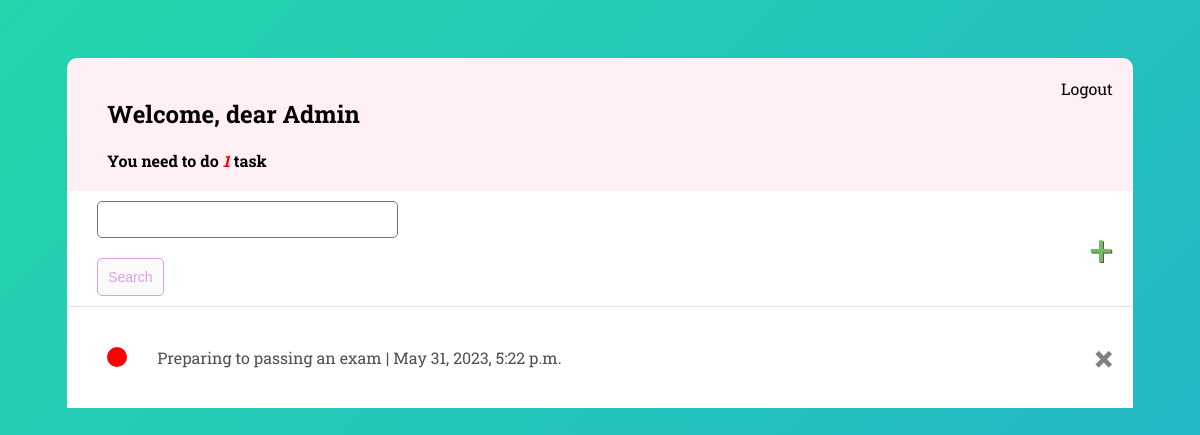
Before: / (signed in) with the older database file.
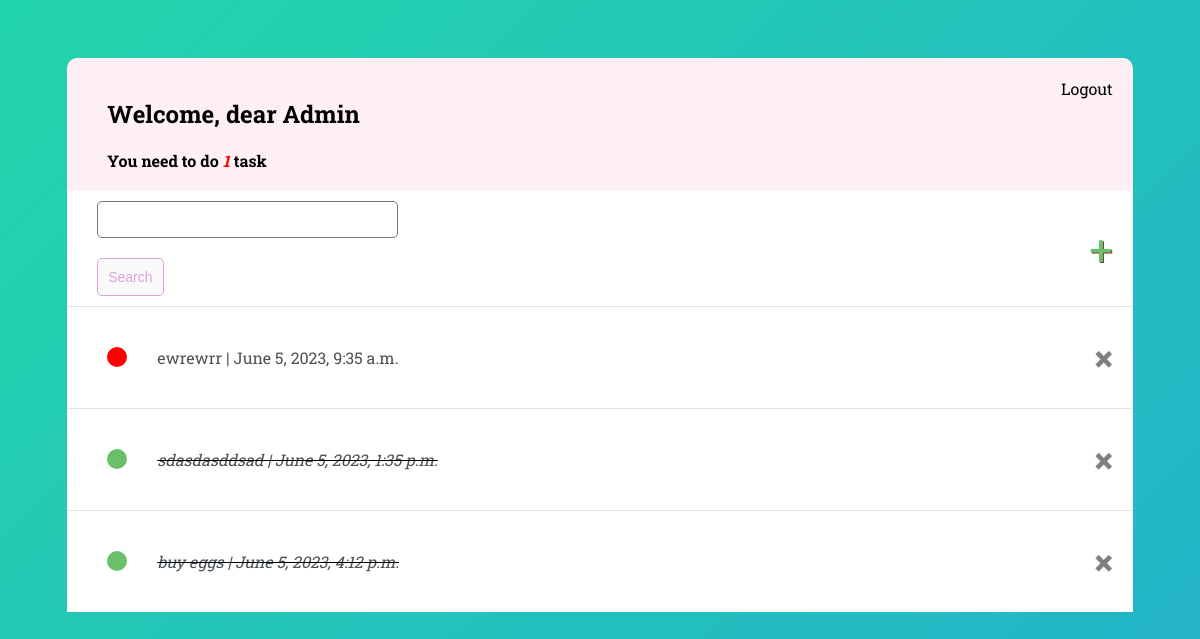
After: the same page with the newer database file.
### todo/models.py (models this page shows)
class Task(models.Model):
    username = models.ForeignKey(User, on_delete=models.CASCADE, null=True, blank=True)
    title = models.CharField(max_length=50)
    description = models.TextField(max_length=500, null=True, blank=True)
    finish = models.BooleanField(default=False)
    create = models.DateTimeField(auto_now_add=True)
    def __str__(self):
        return self.title
    class Meta:
        ordering = ['finish']

### todo/views.py (the view)
# urls.py: path('', TaskList.as_view(), name='tasks'),
class TaskList(LoginRequiredMixin, ListView):
    model = Task
    context_object_name = 'tasks'
    def get_context_data(self, **kwargs):
        context = super().get_context_data(**kwargs)
        context['tasks'] = context['tasks'].filter(username=self.request.user)
        context['taskscount'] = context['tasks'].filter(finish=False).count()
        search = self.request.GET.get('searchbar') or ''
        if search:
            context['tasks'] = context['tasks'].filter(title__icontains=search)
        return context

### todo/templates/todo/task_list.html (shortened to what this page needs)
{% extends 'todo/main.html' %}
{% block content %}
<div class = 'header-bar'>
    <div>
        <h2 style="color: black">Welcome, dear <span style="">{{request.user|title}}</span></h2>
        <h4 style="margin:0; color: black">You need to do <i><span style="color: red">{{taskscount}}</span></i> task{{ taskscount|pluralize:"s" }}</h4>
    </div>
    {% if request.user.is_authenticated %}
    <a style="color: black" href="{% url 'logout' %}">Logout</a>
    {% else %}
    <a style="color: black" href="{% url 'login' %}">Login</a>
    {% endif %}
</div>
<div id="search">
    <form method="GET">
        <input type="text" name="searchbar">
        <input class="button" type="submit" value="Search">
    </form>
    <a id="dellink" href="{% url 'createtask' %}">&#x2b;</a>
</div>
<div class="task-items-wrapper">
    {% for task in tasks %}
    <div>
        <div class="task-wrapper">
            {% if task.finish%}
                <div class="task-title">
                    <div class="task-final">
                    </div>
                    <i><s><a href="{% url 'updatetask' task.id %}">{{task}} | {{task.create}} </a></s></i>
                </div>
                    <a class="delete" href="{% url 'deletetask' task.id %}">&#215;</a>
                {% else %}
                <div class="task-title">
                    <div class="task-unfinal">
                    </div>
                    <a href="{% url 'updatetask' task.id %}">{{task}} | {{task.create}}</a>
                </div>
                <a class="delete" href="{% url 'deletetask' task.id %}">&#215;</a>
                {% endif %}
                </div>
        </div>
    {% empty %}
        <h2>No tasks</h2>
    {% endfor %}
</div>
{% endblock content %}

Changed rows visible on the page:
removed Task: title "Preparing to passing an exam", create "May 31, 2023, 5:22 p.m."
added Task: title "ewrewrr", create "June 5, 2023, 9:35 a.m."
added Task: title "sdasdasddsad", create "June 5, 2023, 1:35 p.m."
added Task: title "buy eggs", create "June 5, 2023, 4:12 p.m."
